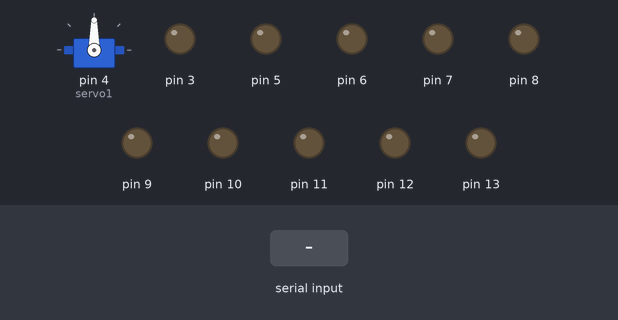
Recording of a sketch running on a simulated Arduino Uno, built with avr-gcc and run on an emulated ATmega328P. Parts: servo, output pins drawn as LEDs (lit = HIGH). The test bench sets the inputs (shaded band).

Above: at 2.2 s.
2.3 s: "a" received over Serial
At 3.6 s:
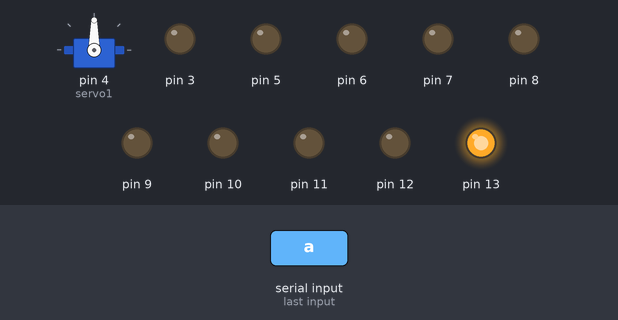
3.9 s: byte 107 ('k') received over Serial
At 4.7 s:
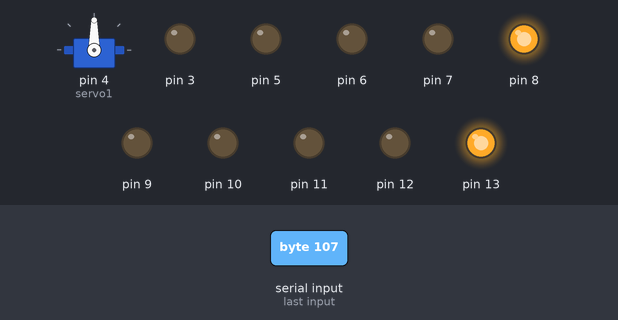
5.4 s: byte 109 ('m') received over Serial
At 5.9 s:
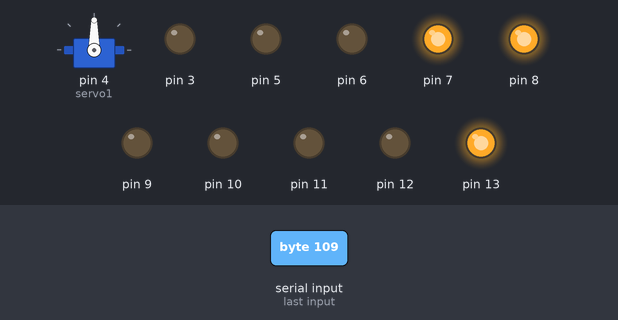
6.9 s: byte 108 ('l') received over Serial
At 8.1 s:
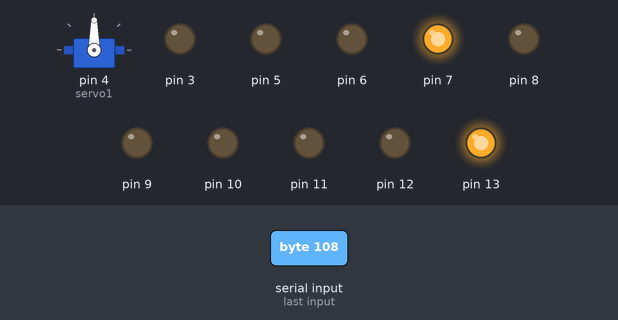
8.4 s: byte 111 ('o') received over Serial
At 9.4 s:
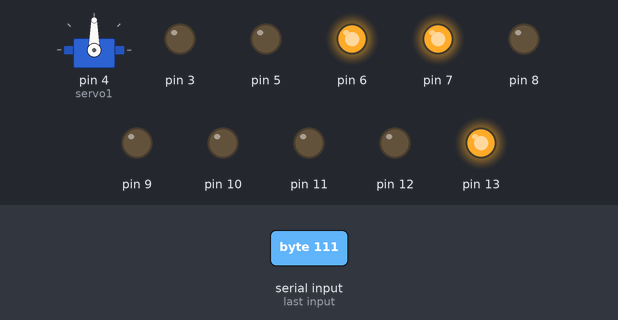
9.9 s: byte 110 ('n') received over Serial
At 10.6 s:
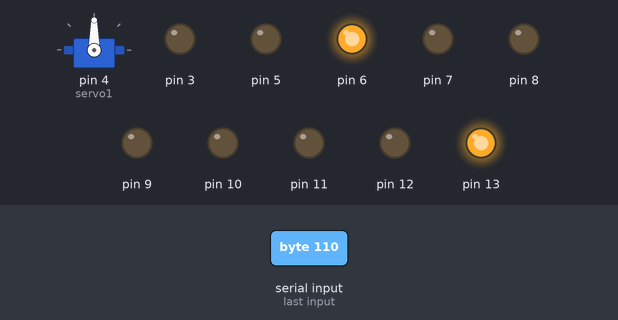
Timing chart, 0 to 12.4 s (numbered marks = the images above; inputs shaded):
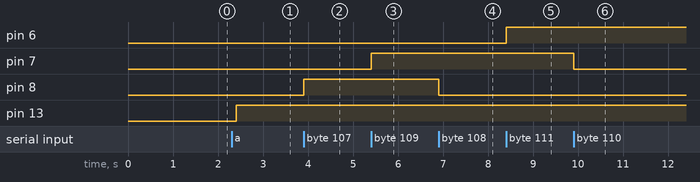

The sketch:

programa_luces_bluethoot_nano_feb18b.ino
```cpp
/* Arduino Control House  By: http://www.elprofegarcia.com/
.... Contorl digital on/off del pin 13 al pin 6
.... Dimer de los Pin 3 y 5
.... Control de Servo por PIN 4
.... Lectura analoga del Puerto AO

Conexion del Modulo Bluetooth al Arduino
usando Pin 0 y 1
Componentes conprados en la tienda: http://www.dinastiatecnologica.com/
*/

#include <Servo.h>
Servo servo1;         // Crea el servo1 con las librerias de Servo.h

int estado=0;
int retardo=100;
int analogo=0;

void setup(){
  servo1.attach(4);
  pinMode(13,OUTPUT);
  pinMode(12,OUTPUT);
  pinMode(11,OUTPUT);
  pinMode(10,OUTPUT);
  pinMode(9,OUTPUT);
  pinMode(8,OUTPUT);
  pinMode(7,OUTPUT);
  pinMode(6,OUTPUT);
  pinMode(5,OUTPUT);
  pinMode(4,OUTPUT);
  pinMode(3,OUTPUT);
  Serial.begin(9600);
  delay(1000);
 }
 void loop(){
 if(Serial.available()>0){           // Si el puerto serie esta habilitadp
        estado = Serial.read();      // Lee lo que llega por el puerto Serie
 }

 if(estado== 'a'){                    // on/off de los pin 13 al pin 6
       digitalWrite(13,HIGH);
 }
 if(estado== 'b' ){
       digitalWrite(13,LOW);
 }
 if(estado== 'c'){
       digitalWrite(12,HIGH);
 }
 if(estado== 'd' ){
       digitalWrite(12,LOW);
 }
 if(estado== 'e'){
       digitalWrite(11,HIGH);
 }
 if(estado== 'f' ){
       digitalWrite(11,LOW);
 }
 if(estado== 'g' ){
       digitalWrite(10,HIGH);
 }
 if(estado== 'h' ){
       digitalWrite(10,LOW);
 }
 if(estado== 'i' ){
        digitalWrite(9,HIGH);
 }
 if(estado== 'j' ){
       digitalWrite(9,LOW);
      }
 if(estado== 'k' ){
        digitalWrite(8,HIGH);
 }
 if(estado== 'l' ){
      digitalWrite(8,LOW);
 }
 if(estado== 'm' ){
       digitalWrite(7,HIGH);
 }
 if(estado== 'n' ){
       digitalWrite(7,LOW);
 }
 if(estado== 'o' ){
      digitalWrite(6,HIGH);
 }
 if(estado== 'p' ){
       digitalWrite(6,LOW);
 }
 if(estado== 'A' ){      // Movimiento del SERVO
      servo1.write(0);
      }
 if(estado== 'B' ){
      servo1.write(90);
      }
 if(estado== 'C' ){
      servo1.write(180);
      }

 if(estado=='s'){       //  Dimer 1 conectado al pin 5
        analogWrite(5,0);
       }

 if(estado=='t'){
        analogWrite(5,3);
       }
if(estado=='u'){
        analogWrite(5,8);
       }
if(estado=='v'){
        analogWrite(5,20);
       }
if(estado=='w'){
        analogWrite(5,30);
       }
if(estado=='x'){
        analogWrite(5,60);
       }
if(estado=='y'){
        analogWrite(5,125);
       }
if(estado=='z'){
        analogWrite(5,255);
       }


 if(estado=='1'){               //  Dimer 2 conectado al pin 3
        analogWrite(3,0);
       }

 if(estado=='2'){
        analogWrite(3,3);
       }
if(estado=='3'){
        analogWrite(3,8);
       }
if(estado=='4'){
        analogWrite(3,20);
       }
if(estado=='5'){
        analogWrite(3,30);
       }
if(estado=='6'){
        analogWrite(3,60);
       }
if(estado=='7'){
        analogWrite(3,125);
       }
if(estado=='8'){
        analogWrite(3,255);
       }

if(estado=='q'){         // envia el valor leido del puerto analogo A0
  analogo=analogRead(A0);
  Serial.print(analogo);
  Serial.println("∞C");
  delay (retardo);
  estado=0;
 }
 delay(retardo);
 }
```

Measured:
- after the input at 2.3 s, pin 13: LOW → HIGH after 0.10 s
- after the input at 3.9 s, pin 8: LOW → HIGH at once
- after the input at 5.4 s, pin 7: LOW → HIGH at once
- after the input at 6.9 s, pin 8: HIGH → LOW at once
- after the input at 8.4 s, pin 6: LOW → HIGH at once
- after the input at 9.9 s, pin 7: HIGH → LOW at once
